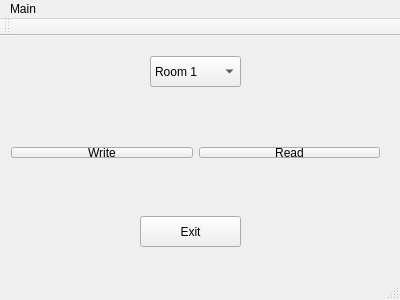
<?xml version="1.0" encoding="UTF-8"?>
<ui version="4.0">
 <class>MainWindow</class>
 <widget class="QMainWindow" name="MainWindow">
  <property name="geometry">
   <rect>
    <x>0</x>
    <y>0</y>
    <width>400</width>
    <height>300</height>
   </rect>
  </property>
  <property name="windowTitle">
   <string>MainWindow</string>
  </property>
  <widget class="QWidget" name="centralWidget">
   <widget class="QComboBox" name="comboBox">
    <property name="geometry">
     <rect>
      <x>150</x>
      <y>20</y>
      <width>91</width>
      <height>31</height>
     </rect>
    </property>
    <item>
     <property name="text">
      <string>Room 1</string>
     </property>
    </item>
    <item>
     <property name="text">
      <string>Hall</string>
     </property>
    </item>
   </widget>
   <widget class="QPushButton" name="pushButton_exit">
    <property name="geometry">
     <rect>
      <x>140</x>
      <y>180</y>
      <width>101</width>
      <height>31</height>
     </rect>
    </property>
    <property name="text">
     <string>Exit</string>
    </property>
   </widget>
   <widget class="QWidget" name="layoutWidget">
    <property name="geometry">
     <rect>
      <x>0</x>
      <y>100</y>
      <width>391</width>
      <height>33</height>
     </rect>
    </property>
    <layout class="QHBoxLayout" name="horizontalLayout">
     <item>
      <widget class="QPushButton" name="pushButton_write">
       <property name="text">
        <string>Write</string>
       </property>
      </widget>
     </item>
     <item>
      <widget class="QPushButton" name="pushButton_read">
       <property name="text">
        <string>Read</string>
       </property>
      </widget>
     </item>
    </layout>
   </widget>
  </widget>
  <widget class="QMenuBar" name="menuBar">
   <property name="geometry">
    <rect>
     <x>0</x>
     <y>0</y>
     <width>400</width>
     <height>19</height>
    </rect>
   </property>
   <widget class="QMenu" name="menuMain">
    <property name="title">
     <string>Main</string>
    </property>
    <addaction name="separator"/>
   </widget>
   <addaction name="menuMain"/>
  </widget>
  <widget class="QToolBar" name="mainToolBar">
   <attribute name="toolBarArea">
    <enum>TopToolBarArea</enum>
   </attribute>
   <attribute name="toolBarBreak">
    <bool>false</bool>
   </attribute>
  </widget>
  <widget class="QStatusBar" name="statusBar"/>
 </widget>
 <layoutdefault spacing="6" margin="11"/>
 <resources/>
 <connections/>
</ui>
